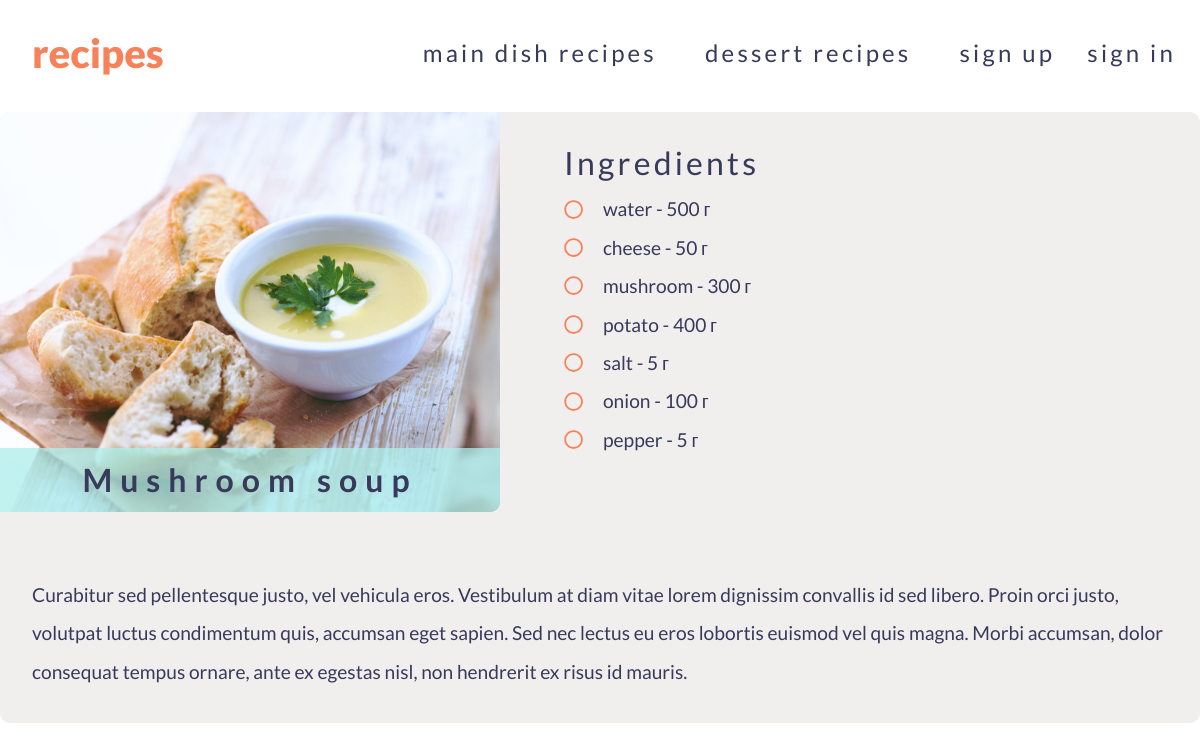
The app's page /recipe/mushroom-soup/ with its own data.
### recipes/models.py (models this page shows, shortened)
class Categories(models.Model):
    title = models.CharField(max_length=150)
    slug = models.SlugField(max_length=150, unique=True, null=True)
    def get_absolute_url(self):
        return reverse("recipes-category", kwargs={"slug": self.slug})

class Recipes(models.Model):
    title = models.CharField(max_length=150)
    slug = models.SlugField(max_length=150, unique=True, null=True)
    img = models.ImageField(upload_to='photos/recipes/%Y/%m/%d/', blank=True)
    description = models.TextField()
    created_at = models.DateTimeField(auto_now_add=True)
    ingredients = models.ManyToManyField('Ingredients', related_name='RecipeIngredients', through='RecipeList')
    category = models.ForeignKey('Categories', on_delete=models.PROTECT)

class RecipeList(models.Model):
    recipe = models.ForeignKey('Recipes', on_delete=models.CASCADE)
    ingredient = models.ForeignKey('Ingredients', on_delete=models.CASCADE)
    quantity = models.IntegerField()

class Ingredients(models.Model):
    title = models.CharField(max_length=150)

### recipes/views.py (the view)
# urls.py: path('recipe/<str:slug>/', get_recipe, name='recipe-detail'),
def get_recipe(request, slug):
    recipe = Recipes.objects.get(slug=slug)
    ingredients = recipe.recipelist_set.all()
    context = {
        'recipe': recipe,
        'ingredients': ingredients
    }
    return render(request, template_name='recipes/recipe_detail.html', context=context)

### recipes/templatetags/search.py (called while the page is built)
@register.inclusion_tag("recipes/get_categories_tpl.html")
def get_categories():
    categories = Categories.objects.all()
    return{
        "categories": categories
    }

### recipes/templates/recipes/recipe_detail.html (shortened to what this page needs)
{% extends 'base.html'%}
{% block content %}
<div class="popup-content">
    <div class="popup-info">
        <div class="row ">
            <div class="custom-col-pop col-md-5 ">
                <div class="dish-img" style="background-image: url('{{ recipe.img.url}}');">
                    <div class="img-title">{{recipe.title}}</div>
                </div>
            </div>
            <div class="custom-col-pop">
                <div class="ingredient">
                    <h2 class="section-heading">Ingredients</h2>
                    <ul>
                        {% for item in ingredients%}
                        <li><i class="far fa-circle ingr-circle"></i> {{item.ingredient.title}} - {{ item.quantity}} г
                        </li>
                        {% endfor %}
                    </ul>
                </div>
            </div>
        </div>
        <div class="recipe-detail">
            <div class="section">
                <div class="section-content">
                    {{recipe.description}}
                </div>
            </div>
        </div>
    </div>
</div>
{% endblock %}

### recipes/templates/recipes/get_categories_tpl.html
{% for category in categories %}
<li class="nav-item">
    <a class="nav-link scroll" href="{{ category.get_absolute_url }}">{{category.title}} recipes</a>
</li>
{% endfor %}

### recipes/static/recipes/css/style.css (style rules this page uses)
* { margin: 0; padding: 0; box-sizing: border-box; }
html { font-size: 100%; }
html,body { width: 100%; height: 100%; }
body { padding-top: 80px; font-family: 'Lato', sans-serif; font-weight: 400; font-size: 1.2rem; color: #373A5A; line-height: 2; }
a.nav-link { color: #373A5A; margin-right: 1rem; margin-left: 1rem; font-size: 1.5rem; letter-spacing: .2rem; }
.row { margin: 0; }
.dish-img { height:25rem; background-size: cover; background-position:center; border-radius: 0 0 10px 0; position: relative; overflow: hidden; }
.img-title { position: absolute; top:100%; left: 50%; width: 100.1%; text-align: center; font-size: 2rem; letter-spacing: .5rem; font-weight: 700; background-color: rgba(174, 239, 236, 0.753); transform: translate(-50%,-100%); color: #373A5A; }
.section { margin-top: 2rem; }
.section-heading { padding-top: 2rem; letter-spacing: .2rem; }
.popup-content { margin-top: 2rem; background: rgba(241, 238, 238, 0.993); position:relative; left:50%; transform:translate(-50%, 0%); overflow: hidden; border-radius: 10px; }
.custom-col-pop { padding: 0; }
.ingredient { padding-left: 4rem; }
.ingr-circle { margin-right: 1rem; color: #F78259; }
ul { list-style-type: none; }
.recipe-detail { padding: 2rem; }

### records on screen
Categories: title "main dish"
Categories: title "dessert"
Recipes: img (picture), title "Mushroom soup", description "Curabitur sed pellentesque justo, vel vehicula eros. Vestibulum at diam vitae lorem dignissim convallis id sed libero. Proin orci justo, volutpat luctus condimentum quis, accumsan eget sapien. Sed nec lectus eu eros lobortis euismod vel quis magna. Morbi accumsan, dolor consequat tempus ornare, ante ex egestas nisl, non hendrerit ex risus id mauris."
RecipeList: ingredient "water", quantity "500"
RecipeList: ingredient "cheese", quantity "50"
RecipeList: ingredient "mushroom", quantity "300"
RecipeList: ingredient "potato", quantity "400"
RecipeList: ingredient "salt", quantity "5"
RecipeList: ingredient "onion", quantity "100"
RecipeList: ingredient "pepper", quantity "5"
